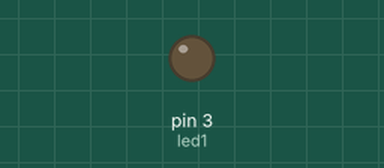
Simulated run of this sketch. Board: Arduino Uno, built with avr-gcc and run on an emulated ATmega328P. Shown: output pins drawn as LEDs (lit = HIGH). Random numbers use the default seed unless the sketch sets one.

Above: at 4.28 s.
At 36.03 s:
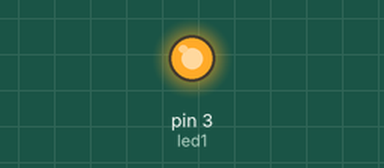
Timing chart, 0 to 40.0 s (numbered marks = the images above):
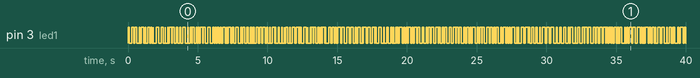

The sketch:

03blink.ino
```cpp
//03blink
//Franzis Adventskalender für Arduino

int led1 = 3;

void setup() {
  pinMode(led1, OUTPUT);
}

void loop() {
  digitalWrite(led1, HIGH);
  delay(random(20, 200));
  digitalWrite(led1, LOW);
  delay(random(20, 200));
}
```
